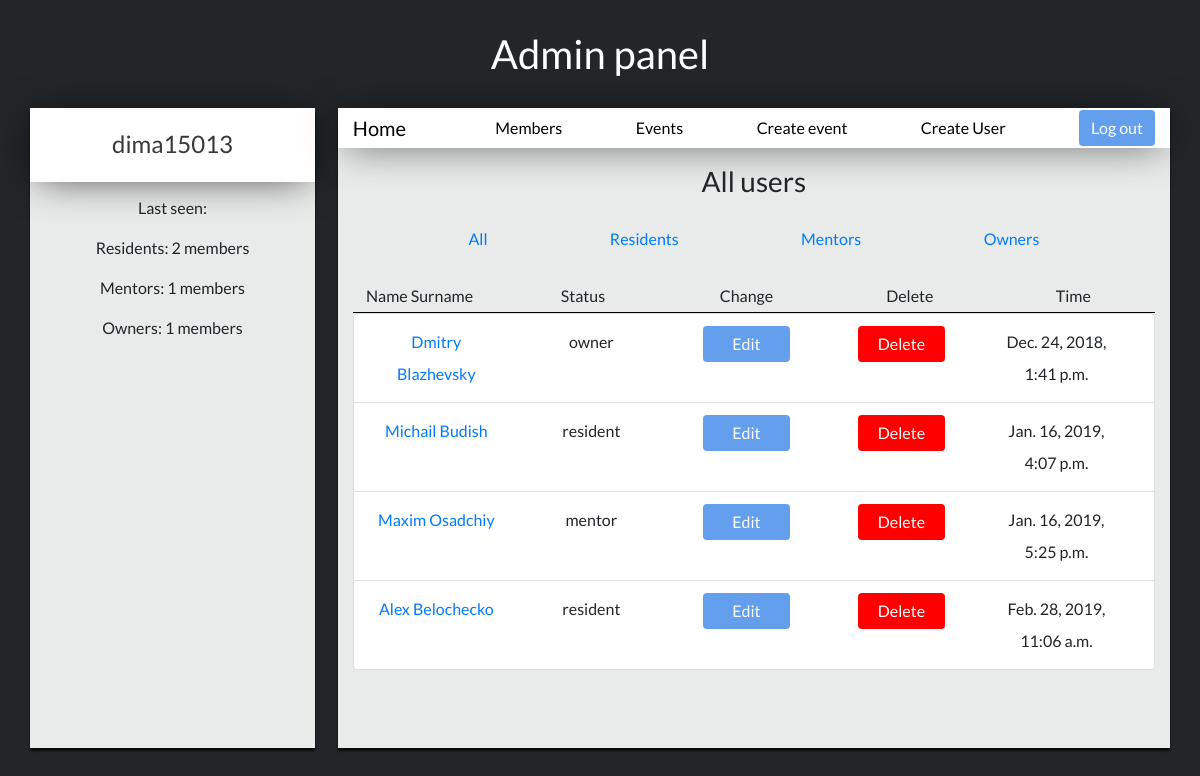
The app's page /users_list (signed in), older data.
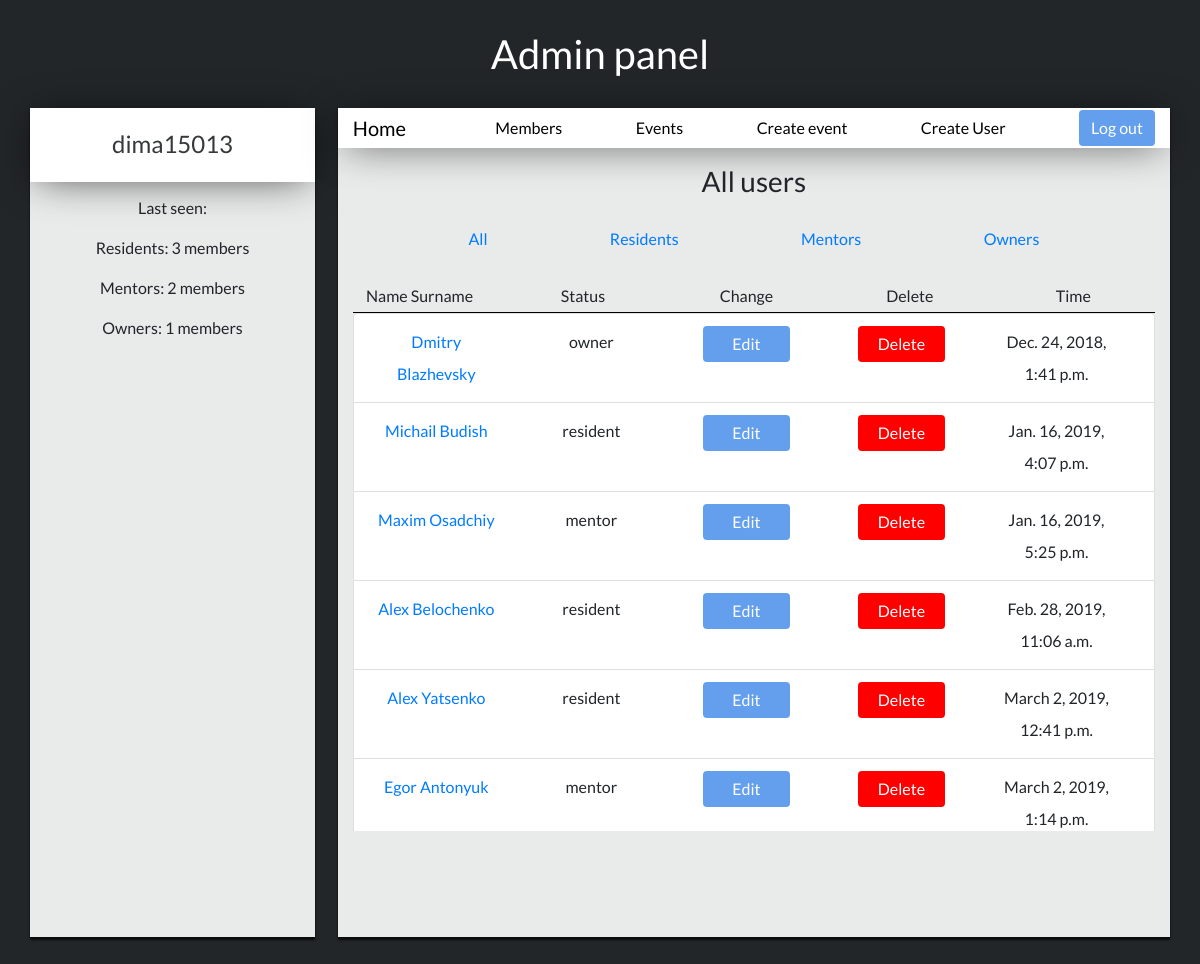
The same page, newer data.
### login/models.py (models this page shows, shortened)
class User(models.Model):
    superuser = models.IntegerField(default=None)
    name = models.CharField(max_length=30)
    surname = models.CharField(max_length=30)
    username = models.CharField(max_length=30)
    password = models.CharField(max_length=150)
    status = models.CharField(max_length=15)
    birth_date = models.DateTimeField()
    email = models.EmailField(max_length=30, null=True)
    specialization = models.CharField(max_length=30)
    team = models.CharField(max_length=50)
    project = models.CharField(max_length=50)
    last_seen = models.DateTimeField(auto_now=True)
    profile_photo = models.ImageField(upload_to='profile_photos')

### login/views.py (the view)
# urls.py: path('users_list', views.list_users, name='list_users'),
@login_required
def list_users(request):
    residents = User.objects.filter(status='resident').count()
    mentors = User.objects.filter(status='mentor').count()
    owners = User.objects.filter(status='owner').count()
    users_list = User.objects.all()
    return render(request, 'users/index.html', {'list_users': users_list,'residents': residents,'mentors': mentors,'owners': owners})

### login/templates/users/index.html (shortened to what the changed rows need)
{% extends 'index-admin-base.html' %}
{% block info_admin %}
{% load staticfiles %}
<link rel="stylesheet" media="all" href="{% static 'css/home-user.css' %}" type="text/css">
    <div>
        <div class="container">
            <div class="row" style="padding: 5%;padding-top: 0;padding-left:0;padding-right:0;">
              <div class="col">
                <div class="userjoin-block">
                    <ul class="list-group">
                        {% for item in list_users %}
                            <li class="list-group-item">
                                <div class="container list-group">
                                    <div class="row">
                                        <div class="col-sm">
                                                <a href="/user/{{ item.id }}"><p style="text-align:center;margin: 0;line-height: 2;">{{ item.name }} {{ item.surname }}</p></a>
                                        </div>
                                        <div class="col-sm">
                                            <p class="list-text" style="text-align:center;margin: 0;line-height: 2;">{{item.status}}</p>
                                        </div>
                                        <div class="col-sm">
                                            <p style="text-align:center;margin: 0;line-height: 2;"><a href="/user/{{ item.id }}/edit"><button class="btn btn-primary" type="submit" style="width:70%;">Edit</button></a></p>
                                        </div>
                                        <div class="col-sm">
                                            <p style="text-align:center;margin: 0;line-height: 2;"><a href="/user/{{ item.id }}/delete"><button class="btn btn-primary" type="submit" style="background: red; width:70%;" >Delete</button></a></p>
                                        </div>
                                        <div class="col-sm">
                                            <p style="text-align:center;margin: 0;line-height: 2;">{{item.last_seen}}</p>
                                        </div>
                                    </div>
                                </div>
                            </li>
                        {% endfor %}
                    </ul>
                </div>
            </div>
        </div>
    </div>
    </div>
{% endblock %}

### login/templates/index-admin-base.html (shortened to what this page needs)
{% extends "base.html" %}
{% block content %}
{% load staticfiles %}
<link rel="stylesheet" media="all" href="{% static 'css/home-user.css' %}" type="text/css">
<link rel="stylesheet" media="all" href="{% static 'css/home.css' %}" type="text/css">
<h1 class="profile-h1">Admin panel</h1>
<div class="container">
    <div class="row">
        <div class="info-block">
            <div class="photo-block">
                <h4 class="name-text">{{ user.username }}</h4>
            </div>
            <div class="status-block">
                <p>Last seen: {{ last_seen.time }}</p>
                <p>Residents: {{ residents }} members</p>
                <p>Mentors: {{ mentors }} members</p>
                <p>Owners: {{ owners }} members</p>
            </div>
        </div>
        <div class="statistic-block">
            <div class="navbar-block">
                <nav class="navbar navbar-expand-lg">
                    <div class="container">
                        <div class="navbar-brand"> <a class="navbar-link" href="{% url 'index' %}" style="color:black;">Home</a> </div>
                        <a href="{% url 'list_users' %}" style="color:black;"> Members </a>
                        <a href="{% url 'list_events' %}" style="color:black;"> Events </a>
                        <a href="{% url 'create_event' %}" style="color:black;"> Create event </a>
                        <a href="{% url 'register' %}" style="color:black;"> Create User </a>
                        <a href="{% url 'logout' %}"><button class="btn btn-primary" type="submit" >Log out</button></a>
                    </div>
                </nav>
            </div>
            <div class="information-block">
                {% block info_admin %}
                {% endblock %}
            </div>
        </div>
    </div>
</div>
{% endblock %}

Row changes from the older to the newer data that the page shows:
changed User: surname "Belochecko" → "Belochenko"
added User: name "Alex", surname "Yatsenko", status "resident", last_seen "March 2, 2019, 12:41 p.m."
added User: name "Egor", surname "Antonyuk", status "mentor", last_seen "March 2, 2019, 1:14 p.m."
Text that changed along with them:
{{ residents }}: "2" → "3"
{{ mentors }}: "1" → "2"
